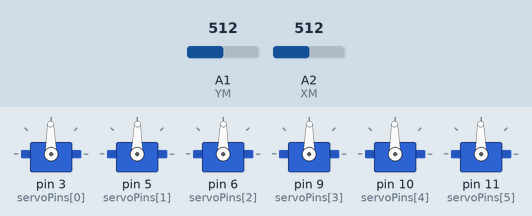
Simulated run of this sketch. Board: Arduino Uno, built with avr-gcc and run on an emulated ATmega328P. Shown: 6 × servo. Inputs (shaded band) come from the test bench; at power-on: A1 (YM) = 512, A2 (XM) = 512.

Above: at 1.6 s.
1.7 s: A1 (YM) set to 716
At 1.91 s:
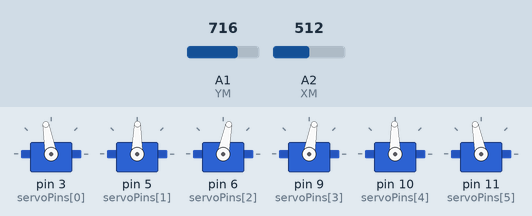
4.7 s: A2 (XM) set to 716
At 5.05 s:
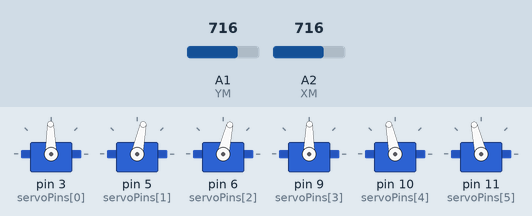
7.7 s: A1 (YM) set to 160
At 9.2 s:
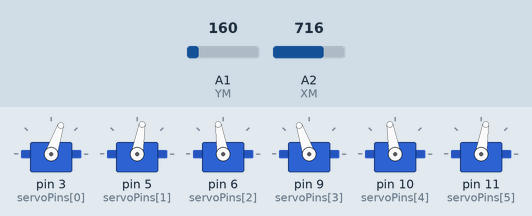
9.5 s: A2 (XM) set to 900
At 10.5 s:
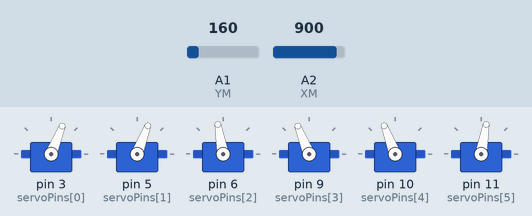
11.2 s: A2 (XM) set to 160
Timing chart, 0 to 31.8 s (numbered marks = the images above; inputs shaded):
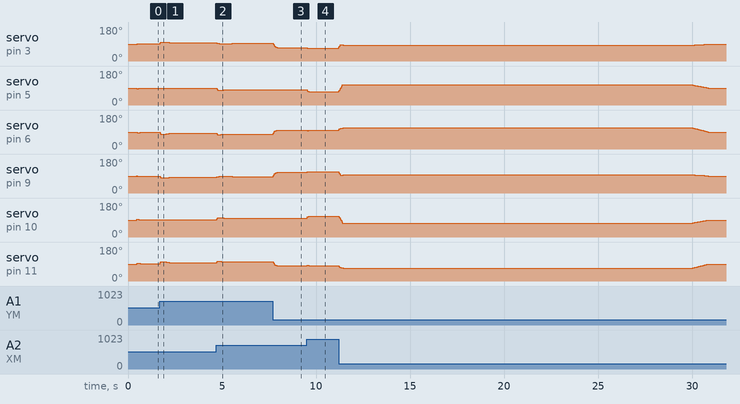

The sketch:

stewart_platform_ball_balancing.ino
```cpp
#include <Servo.h>

// -------------------- Servo pins --------------------
const int servoPins[6] = {3, 5, 6, 9, 10, 11};
Servo servos[6];

// -------------------- Touch wiring -------------------
#define YP A3
#define XM A2
#define YM A1
#define XP A0

// -------------------- Touch calibration ---------------
#define TS_MINX 117
#define TS_MAXX 877
#define TS_MINY 110
#define TS_MAXY 880

double SetpointX = (TS_MINX + TS_MAXX) / 2.0;
double SetpointY = (TS_MINY + TS_MAXY) / 2.0;

// Coordinate direction (YOU SAID CORRECT)
int dirX = -1;
int dirY =  1;

// -------------------- Mixing --------------------------
float mixX[6] = {0.866,  0.0, -0.866, -0.866,  0.0,  0.866};
float mixY[6] = {0.5,    1.0,  0.5,   -0.5,   -1.0, -0.5};

// -------------------- Control timing ------------------
const unsigned long CONTROL_PERIOD_MS = 20; // 50Hz
unsigned long lastControlMs = 0;

// -------------------- Platform limits -----------------
const double centerAngle = 90.0;
const double servoHardLimit = 22.0;

double maxTiltBase = 12.0;
double maxTiltEmergency = 20.0;

// -------------------- Servo slew ----------------------
double maxDegPerSec = 170.0;
double minWriteDeltaDeg = 0.6;

// -------------------- Touch validity & spike reject ----
const int VALID_STREAK_REQ = 3;
int validStreak = 0;

int spikeThresh = 25;
double posBeta = 0.30;
double xFiltRaw, yFiltRaw;

// -------------------- Deadband (raw) -------------------
int deadbandRaw = 10;

// -------------------- PD + braking --------------------
double Kp_pos = 1.10;
double Kv_vel = 0.85;
double uDead = 0.02;

double vAlpha = 0.82;

// -------------------- Edge guard -----------------------
double edgeThresh = 0.86;
double edgeMinTilt = 9.0;

// -------------------- State ---------------------------
double currentAngle[6];
double xPrevN = 0, yPrevN = 0;
double vxFilt = 0, vyFilt = 0;

// -------------------- Lost-touch hold/decay --------------------
double lastOffset[6] = {0,0,0,0,0,0};
unsigned long lastSeenMs = 0;

const unsigned long HOLD_MS  = 300;
const unsigned long DECAY_MS = 900;

// -------------------- Corner warp correction map --------------------
double TL_dx = +0.06, TL_dy = +0.04;
double TR_dx =  0.00, TR_dy =  0.00;
double BL_dx =  0.00, BL_dy =  0.00;
double BR_dx =  0.00, BR_dy =  0.00;

double cornerStart = 0.65;
double cornerPower = 2.2;

// -------------------- NEW: Dual Funnel Guards (LEFT wall lines) ------
double leftBandX    = -0.70;  // -0.60 ~ -0.85

// Top funnel (UR -> left wall line)
double topBandY     = 0.55;   // 0.50 ~ 0.70
double funnelTopKx  = 0.55;   // push right
double funnelTopKy  = 0.30;   // push down
double funnelTopMaxDeg = 6.0; // cap

// Bottom funnel
double botBandY     = -0.55;  // -0.50 ~ -0.70
double funnelBotKx  = 0.55;   // push right
double funnelBotKy  = 0.30;   // push up
double funnelBotMaxDeg = 6.0; // cap
// -------------------------------------------------------------------

static inline double clampd(double v, double lo, double hi) {
  if (v < lo) return lo;
  if (v > hi) return hi;
  return v;
}
static inline bool isValidTouch(int x, int y) {
  return (x > 50 && x < 950 && y > 50 && y < 950);
}

int readTouchX() {
  pinMode(YM, INPUT); pinMode(YP, INPUT);
  pinMode(XM, OUTPUT); digitalWrite(XM, LOW);
  pinMode(XP, OUTPUT); digitalWrite(XP, HIGH);
  return analogRead(YM);
}
int readTouchY() {
  pinMode(XM, INPUT); pinMode(XP, INPUT);
  pinMode(YM, OUTPUT); digitalWrite(YM, LOW);
  pinMode(YP, OUTPUT); digitalWrite(YP, HIGH);
  return analogRead(XM);
}

// raw -> normalized [-1,1]
double normX(double xRaw) {
  double half = (TS_MAXX - TS_MINX) / 2.0;
  return clampd((xRaw - SetpointX) / half, -1.0, 1.0);
}
double normY(double yRaw) {
  double half = (TS_MAXY - TS_MINY) / 2.0;
  return clampd((yRaw - SetpointY) / half, -1.0, 1.0);
}

void applyCornerCorrection(double &xN, double &yN) {
  double wxL = (1.0 - xN) * 0.5;
  double wxR = (1.0 + xN) * 0.5;
  double wyB = (1.0 - yN) * 0.5;
  double wyT = (1.0 + yN) * 0.5;

  double wTL = pow(wxL * wyT, cornerPower);
  double wTR = pow(wxR * wyT, cornerPower);
  double wBL = pow(wxL * wyB, cornerPower);
  double wBR = pow(wxR * wyB, cornerPower);

  double r = sqrt(xN * xN + yN * yN);
  double g = (r - cornerStart) / (1.0 - cornerStart);
  g = clampd(g, 0.0, 1.0);
  g = g * g;

  double dx = g * (wTL * TL_dx + wTR * TR_dx + wBL * BL_dx + wBR * BR_dx);
  double dy = g * (wTL * TL_dy + wTR * TR_dy + wBL * BL_dy + wBR * BR_dy);

  xN = clampd(xN - dx, -1.0, 1.0);
  yN = clampd(yN - dy, -1.0, 1.0);
}

void writeServosSlew(const double targetOffsetDeg[6], double dt) {
  double maxStep = maxDegPerSec * dt;
  if (maxStep < 0.2) maxStep = 0.2;

  for (int i = 0; i < 6; i++) {
    double target = centerAngle + targetOffsetDeg[i];
    target = clampd(target, centerAngle - servoHardLimit, centerAngle + servoHardLimit);

    if (abs(target - currentAngle[i]) < minWriteDeltaDeg) continue;

    double diff = target - currentAngle[i];
    diff = clampd(diff, -maxStep, +maxStep);

    currentAngle[i] += diff;
    servos[i].write((int)(currentAngle[i] + 0.5));
  }
}

void applyHoldOrDecay(unsigned long now, double dt) {
  unsigned long lost = now - lastSeenMs;
  double out[6];

  if (lost <= HOLD_MS) {
    for (int i = 0; i < 6; i++) out[i] = lastOffset[i];
  } else {
    double t = (double)(lost - HOLD_MS);
    double k = 1.0 - (t / (double)DECAY_MS);
    if (k < 0.0) k = 0.0;
    for (int i = 0; i < 6; i++) out[i] = lastOffset[i] * k;
  }

  writeServosSlew(out, dt);
}

void controlStep(double xRaw, double yRaw, double dt) {
  double eX_raw = SetpointX - xRaw;
  double eY_raw = SetpointY - yRaw;

  double xN = normX(xRaw);
  double yN = normY(yRaw);

  applyCornerCorrection(xN, yN);

  if (abs(eX_raw) < deadbandRaw) xN = 0;
  if (abs(eY_raw) < deadbandRaw) yN = 0;

  double vx = (xN - xPrevN) / dt;
  double vy = (yN - yPrevN) / dt;
  vxFilt = vAlpha * vxFilt + (1.0 - vAlpha) * vx;
  vyFilt = vAlpha * vyFilt + (1.0 - vAlpha) * vy;

  xPrevN = xN;
  yPrevN = yN;

  double r = max(abs(xN), abs(yN));
  double tt = clampd((r - 0.80) / 0.20, 0.0, 1.0);
  double maxTilt = maxTiltBase + (maxTiltEmergency - maxTiltBase) * tt;

  double uX = (-Kp_pos * xN) - (Kv_vel * vxFilt);
  double uY = (-Kp_pos * yN) - (Kv_vel * vyFilt);

  if (abs(uX) < uDead) uX = 0;
  if (abs(uY) < uDead) uY = 0;

  uX = clampd(uX, -1.0, 1.0);
  uY = clampd(uY, -1.0, 1.0);

  double tiltX = uX * maxTilt;
  double tiltY = uY * maxTilt;

  // -------- Funnel #1: TOP band + LEFT risk --------
  if (yN > topBandY && xN < leftBandX) {
    double sx = clampd((leftBandX - xN) / (1.0 + leftBandX), 0.0, 1.0);
    double sy = clampd((yN - topBandY) / (1.0 - topBandY), 0.0, 1.0);
    double s  = sx * sy;  s = s * s;

    double addX = clampd(funnelTopKx * maxTilt * s, 0.0, funnelTopMaxDeg);
    double addY = clampd(funnelTopKy * maxTilt * s, 0.0, funnelTopMaxDeg);

    tiltX += addX; // push right
    tiltY -= addY; // push down
  }

  // -------- Funnel #2: BOTTOM band + LEFT risk --------
  if (yN < botBandY && xN < leftBandX) {
    double sx = clampd((leftBandX - xN) / (1.0 + leftBandX), 0.0, 1.0);
    // how deep into bottom band (0..1): yN=-1 => 1, yN=botBandY => 0
    double sy = clampd((botBandY - yN) / (botBandY + 1.0), 0.0, 1.0);
    double s  = sx * sy;  s = s * s;

    double addX = clampd(funnelBotKx * maxTilt * s, 0.0, funnelBotMaxDeg);
    double addY = clampd(funnelBotKy * maxTilt * s, 0.0, funnelBotMaxDeg);

    tiltX += addX; // push right
    tiltY += addY; // push up
  }
  // --------------------------------------------------

  // Edge guard (still final safety)
  if (abs(xN) > edgeThresh) {
    tiltX = (xN > 0) ? -max(abs(tiltX), edgeMinTilt) : +max(abs(tiltX), edgeMinTilt);
  }
  if (abs(yN) > edgeThresh) {
    tiltY = (yN > 0) ? -max(abs(tiltY), edgeMinTilt) : +max(abs(tiltY), edgeMinTilt);
  }

  double targetOffset[6];
  for (int i = 0; i < 6; i++) {
    double offset = (tiltX * mixX[i] * dirX) + (tiltY * mixY[i] * dirY);
    targetOffset[i] = clampd(offset, -servoHardLimit, +servoHardLimit);
  }

  for (int i = 0; i < 6; i++) lastOffset[i] = targetOffset[i];

  writeServosSlew(targetOffset, dt);
}

void softenStatesNoBall() {
  vxFilt *= 0.90; vyFilt *= 0.90;
  xPrevN *= 0.90; yPrevN *= 0.90;
}

void setup() {
  Serial.begin(115200);

  for (int i = 0; i < 6; i++) {
    servos[i].attach(servoPins[i]);
    servos[i].write((int)centerAngle);
    currentAngle[i] = centerAngle;
  }

  xFiltRaw = SetpointX;
  yFiltRaw = SetpointY;

  lastSeenMs = millis();
  delay(400);
}

void loop() {
  int x1 = readTouchX();
  int y1 = readTouchY();
  int x2 = readTouchX();
  int y2 = readTouchY();

  int x = (x1 + x2) / 2;
  int y = (y1 + y2) / 2;

  bool valid = isValidTouch(x, y);
  bool spiky = (abs(x2 - x1) > spikeThresh) || (abs(y2 - y1) > spikeThresh);

  if (valid && !spiky) validStreak++;
  else validStreak = 0;

  unsigned long now = millis();
  if (now - lastControlMs < CONTROL_PERIOD_MS) return;

  double dt = (now - lastControlMs) / 1000.0;
  if (dt <= 0) dt = CONTROL_PERIOD_MS / 1000.0;
  lastControlMs = now;

  if (validStreak >= VALID_STREAK_REQ) {
    lastSeenMs = now;

    xFiltRaw = xFiltRaw + posBeta * (x - xFiltRaw);
    yFiltRaw = yFiltRaw + posBeta * (y - yFiltRaw);

    controlStep(xFiltRaw, yFiltRaw, dt);
  } else {
    applyHoldOrDecay(now, dt);
    softenStatesNoBall();

    xFiltRaw = xFiltRaw + 0.10 * (SetpointX - xFiltRaw);
    yFiltRaw = yFiltRaw + 0.10 * (SetpointY - yFiltRaw);
  }
}
```

Measured:
- after the input at 1.7 s, servo on pin 3 (servoPins[0]): 91° → 100° at once, → 98° 0.34 s later, → 97° 0.16 s later, → 96° 0.58 s later; servo on pin 6 (servoPins[2]): 89° → 79° at once, → 82° 0.34 s later, → 83° 0.16 s later
- after the input at 4.7 s, servo on pin 5 (servoPins[1]): 89° → 78° at once, → 82° 0.34 s later; servo on pin 10 (servoPins[4]): 91° → 102° at once, → 98° 0.34 s later
- after the input at 7.7 s, servo on pin 3 (servoPins[0]): 93° → 71° at once; servo on pin 5 (servoPins[1]): 82° → 80° at once, → 81° 0.12 s later, → 80° 0.10 s later
- after the input at 9.5 s, servo on pin 3 (servoPins[0]): 71° → 68° at once; servo on pin 5 (servoPins[1]): 80° → 69° at once; servo on pin 6 (servoPins[2]): 99° → 100° after 0.20 s; servo on pin 9 (servoPins[3]): 109° → 112° at once; servo on pin 10 (servoPins[4]): 100° → 111° at once
